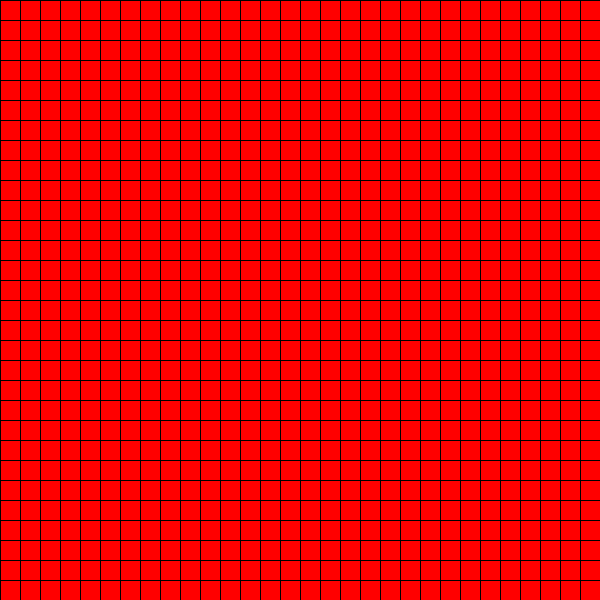
Frame 1 (no input)
Frame 60 (the mouse pressed at the canvas centre just before this capture): identical to frame 1, image omitted
Frame 120 (the mouse held since frame 60 and released just before this capture): identical to frame 1, image omitted

The Processing sketch that drew this single still picture (run headless with seeded random() and noise(); from frame 60 on, the mouse is pressed at the canvas centre):

// Processing sketch: Paint_Brutto
// ── Paint_Brutto.pde
private static final int WIDTH = 600;
private static final int HEIGHT = 600;
private Matrice matrice;


public void setup(){
  size(600,600);
  background(255,255,255);
  try{
  matrice = new Matrice(600,600,30,30);
  }catch(Exception e){
    System.out.println("errore nell'inserimento dei dati");
  }
  
}

public void draw(){
  matrice.draw();
}

public void mousePressed(){
  matrice.premuto(mouseX, mouseY);
}

// ── Matrice.pde
public class Matrice{
  
  private float larghezza;
  private float altezza;
  private int n_colonne;
  private int n_righe;
  private Quadretto[][] matrice;
  private static final int WIDTH = 600;
  private static final int HEIGHT = 600;
  
  
  public Matrice(float larghezza, float altezza, int n_colonne, int n_righe)throws Exception{
    try{
      getLarghezza(larghezza);
      getAltezza(altezza);
      getColonne(n_colonne);
      getRighe(n_righe);
    }catch(Exception e){
      throw new Exception("errore nell'inserimento dei dati");
    }

    matrice= new Quadretto[this.n_colonne][this.n_righe];
    
    for(int x=0; x<this.n_colonne; x++){
      for(int y=0; y<this.n_righe; y++){
        matrice[x][y]= new Quadretto(this.larghezza/this.n_colonne, this.altezza/this.n_righe, x, y);
      }
    }
  }
  
  private void getLarghezza(float larghezza)throws Exception{
    if(larghezza>WIDTH || larghezza<=0){
      throw new Exception("larghezza non giusta");
    }else{
      this.larghezza=larghezza;
    }
  }
  
  private void getAltezza(float altezza)throws Exception{
    if(altezza>HEIGHT || altezza<=0){
      throw new Exception("altezza non giusta");
    }else{
      this.altezza=altezza;
    }
  }
  
  private void getColonne(int n_colonne)throws Exception{
    if(n_colonne<=0){
      throw new Exception("altezza non giusta");
    }else{
      this.n_colonne=n_colonne;
    }
  }
  
  private void getRighe(int n_righe)throws Exception{
    if(n_righe<=0){
      throw new Exception("altezza non giusta");
    }else{
      this.n_righe=n_righe;
    }
  }
  
  public void draw(){
    for(int x=0; x<this.n_colonne; x++){
      for(int y=0; y<this.n_righe; y++){
        matrice[x][y].draw();
      }
    }
  }
  
  public void premuto(float coord_x, float coord_y){
    for(int x=0; x<this.n_colonne; x++){
      for(int y=0; y<this.n_righe; y++){
        matrice[x][y].premuto(coord_x, coord_y);
      }
    }
  }
  
}

// ── Quadretto.pde
public class Quadretto{
  
  private float larghezza;
  private float altezza;
  private float x;
  private float y;
  private static final int N_COLORI=3;
  private color[] set_colori = new color[N_COLORI];
  private color ROSSO = color(255,0,0);
  private color VERDE = color(0,255,0);
  private color BLU = color(0,0,255);
  private int numero_colore;
  
  
  public Quadretto(float larghezza, float altezza, float x, float y){
    this.set_colori[0]=ROSSO;
    this.set_colori[1]=VERDE;
    this.set_colori[2]=BLU;
    this.numero_colore=0;
    this.larghezza=larghezza;
    this.altezza=altezza;
    this.x=x*this.larghezza;
    this.y=y*this.altezza;
  }
  
  public void draw(){
    stroke(0,0,0);
    fill(this.set_colori[this.numero_colore]);
    rect(this.x, this.y, this.larghezza, this.altezza);
  }
  
  public void premuto(float x, float y){
    if((x>this.x && x<this.x+this.larghezza)&&(y>this.y && y<this.y+this.altezza)){
      if(this.numero_colore>=N_COLORI-1){
        this.numero_colore=0;
      }else{
        this.numero_colore++;
      }
    }
  }
  
  
  
  
  
  
}
